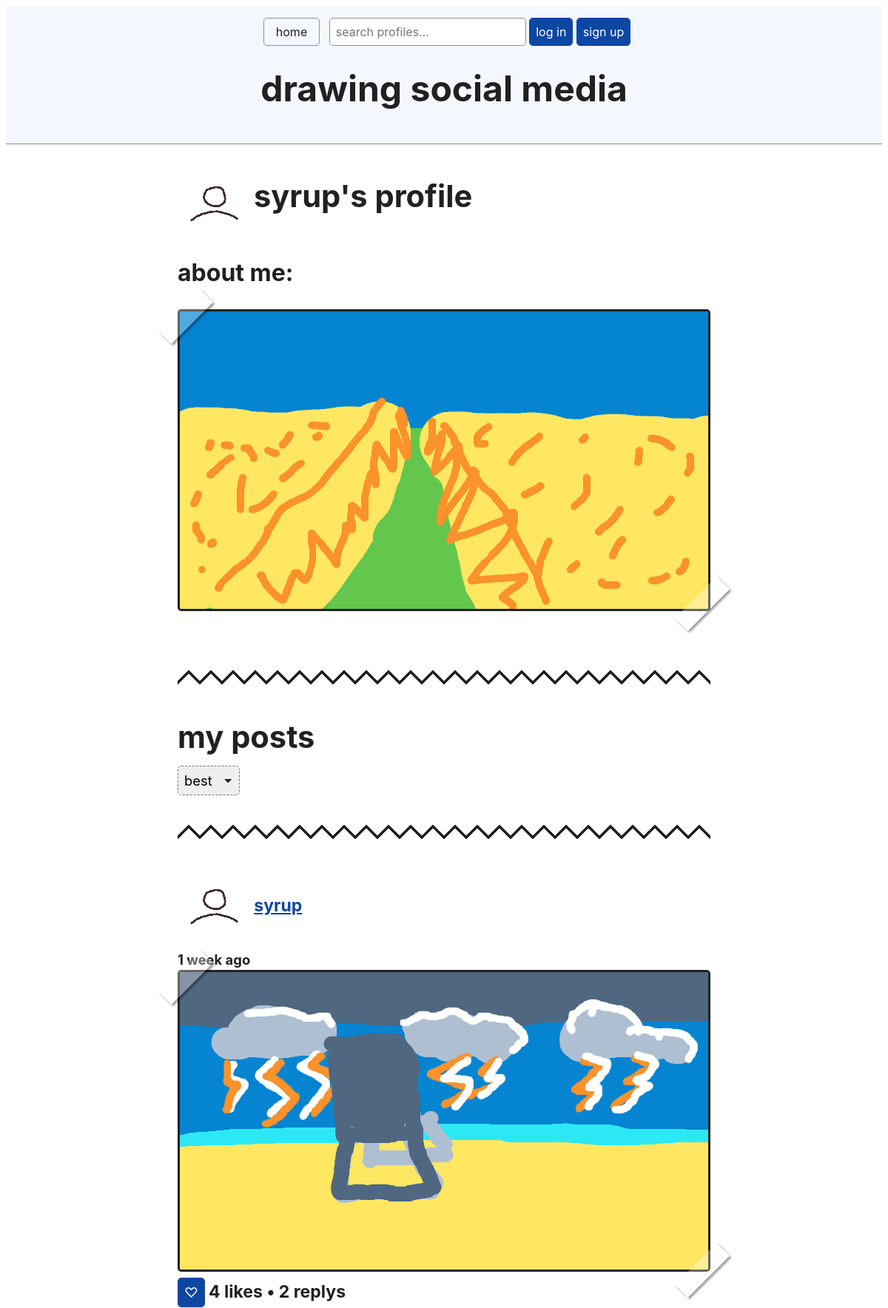
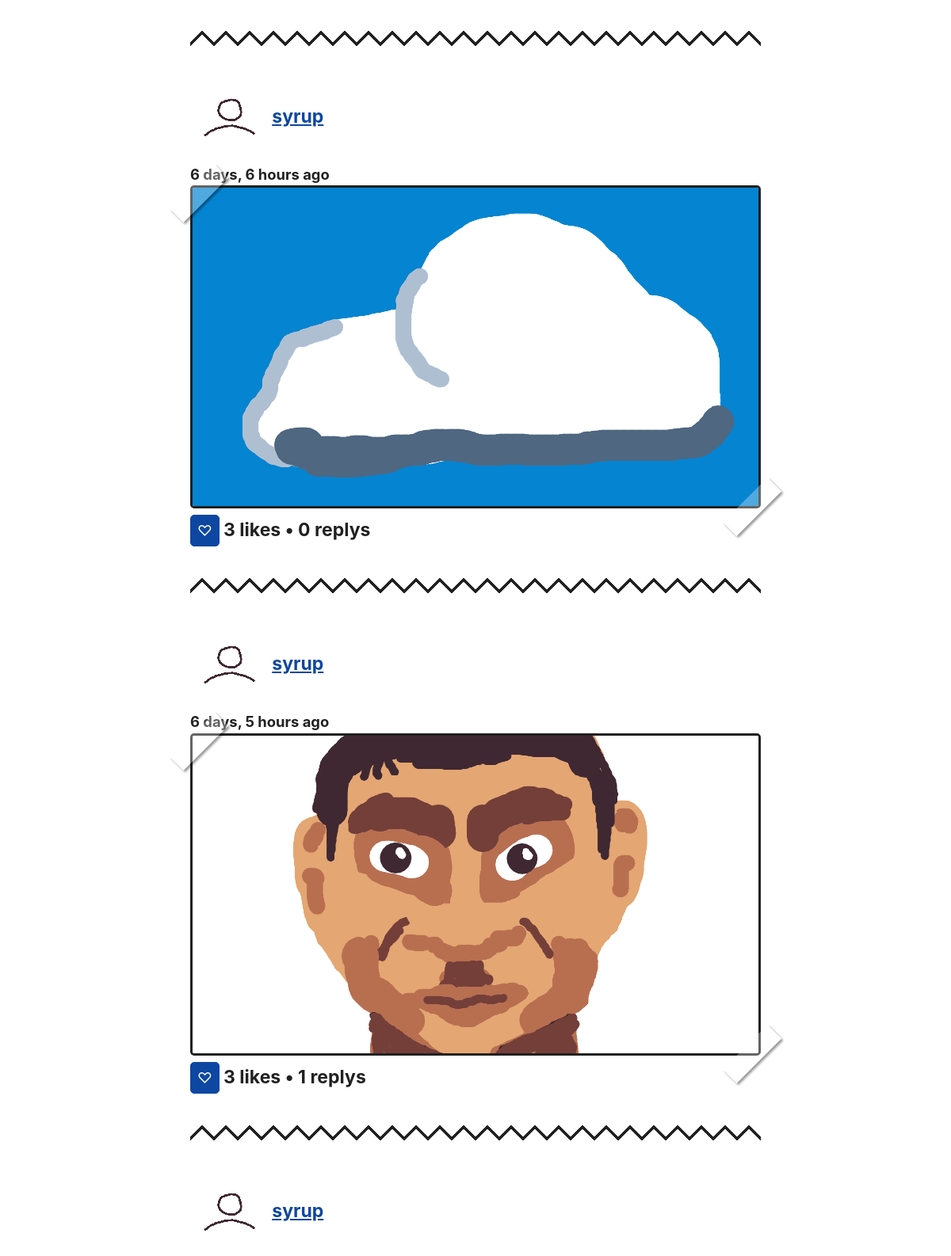
Page /profile/1/ (upper part) on the committed database (2 pictures, top to bottom).
### socialMedia/models.py (models this page shows, shortened)
class UserProfile(models.Model):
    user = models.OneToOneField(User, on_delete=models.CASCADE)
    profile_picture = models.ImageField(default="placeholders/fpfPlaceholder.png")
    bio_picture = models.ImageField(default="placeholders/bioPlaceholder.png")
    follows = models.ManyToManyField(
        "self",
        related_name="followed_by",
        symmetrical=False,
        blank=True
    )
    def __str__(self):
        return self.user.username

class Post(models.Model):
    body = models.ImageField()
    created_by = models.ForeignKey("UserProfile", on_delete=models.CASCADE)
    created_on = models.DateTimeField(auto_now_add=True)

### socialMedia/views.py (the view, shortened to what this page needs)
# urls.py: path('profile/<int:pk>/',views.profile_detail,name="profile_detail"),
def profile_detail(request, pk):
    profile = UserProfile.objects.get(pk=pk)
    page=1
    order_by="-like_count"
    url_sort_by="best"
    parsed_url = parse_qs(urlparse(request.build_absolute_uri()).query)
    if('page' in parsed_url):
        page=parsed_url['page'][0]
    posts = Post.objects.filter(created_by=pk)
    posts = Paginator(posts.annotate(like_count=Count('likes')+1).order_by(order_by), 10)
    context = {
        "profile" : profile,
        "posts": posts.page(page),
        "url_sort_by":url_sort_by,
        "sort_by" :order_by,
        "page" : page,
        "max_page" : posts.num_pages,
    }
    return render(request, "profile_detail.html", context)

### socialMedia/templates/profile_detail.html (shortened to what this page needs)
{% extends "base.html" %}
{% block page_content %}
    <!-- {% load static %}
    <img src="/media/{{post.body.name }}" alt="body image"> -->
    <div style="margin-top: 3rem;margin-bottom: 3rem;">
        <a href="{% url 'create_pfp' %}"><img style="height: 55px; border-style: none;vertical-align: middle;" src="/media/{{profile.profile_picture}}" alt="body image"></a>
        {% if user == profile.user %}
            <h2 style="display: inline;">my profile</h2>
            <br>
        {% else %}
            <h2 style="display: inline;">{{profile.user}}'s profile</h2>
        {% endif %}
        <h3>about me:</h3>
        <div class="photo"><a href="{% url 'create_bio' %}"><img class="art" style="width: 100%; vertical-align: middle;" src="/media/{{profile.bio_picture}}" alt="body image"></a></div>
    </div>
    <div class="zig-zag-line"></div>
    <h2 style="margin: 1rem 0 1rem 0;">my posts</h2>
    {% include "components/sort.html" %}
    {% for post in posts %}
        {% include 'components/post.html' %}
    {% endfor %}
{% endblock page_content %}

### socialMedia/templates/components/post.html (shortened to what this page needs)
{% load static %}
{% load filters %}
<div class="post">
    <div>
        <h4>
            <a href="{% url 'profile_detail' post.created_by.pk%}"><img style="height: 55px; border-style: none;vertical-align: middle;" src="/media/{{post.created_by.profile_picture}}" alt="body image"></a>
            <a href="{% url 'profile_detail' post.created_by.pk%}">{{ post.created_by }}</a>
        </h4>
        <b>{{ post.created_on|timesince}} ago</b>
        <div class="photo"><a href="{% url 'post_detail' post.pk%}"> <img class="art" src="/media/{{post.body.name }}" alt="body image"></a></div>
    </div>
    {% if user.is_authenticated %}
        <button onclick="like('{% url 'post_like' post.pk %}','{% url 'post_get_likes' post.pk %}',{{post.pk}},'{{ csrf_token }}')" id="p{{post.pk}}">
            {% if post.likes.all|dasame:user.pk %}
                ♥
            {% else %}
                ♡
            {% endif %}
        </button>
    {% else %}
        <form style="display: inline;" method="post" action="{% url 'login' %}">
            <button type="submit">♡</button>
        </form>
    {% endif %}
    <h4 id="pl{{post.pk}}" style="display: inline">{{post.likes.all.count}} likes • {{post.replys.all.count}} replys</h4>
    <div class="zig-zag-line"></div>
</div>

### rows in the picture
UserProfile: profile_picture (picture), user "syrup", bio_picture (picture)
Post: created_by.profile_picture (picture), created_by "syrup", created_on "1 week", body.name (picture), likes.all.count "4", replys.all.count "2"
Post: created_by.profile_picture (picture), created_by "syrup", created_on "6 days, 6 hours", body.name (picture), likes.all.count "3", replys.all.count "0"
Post: created_by.profile_picture (picture), created_by "syrup", created_on "6 days, 5 hours", body.name (picture), likes.all.count "3", replys.all.count "1"
Post: created_by.profile_picture (picture), created_by "syrup"
